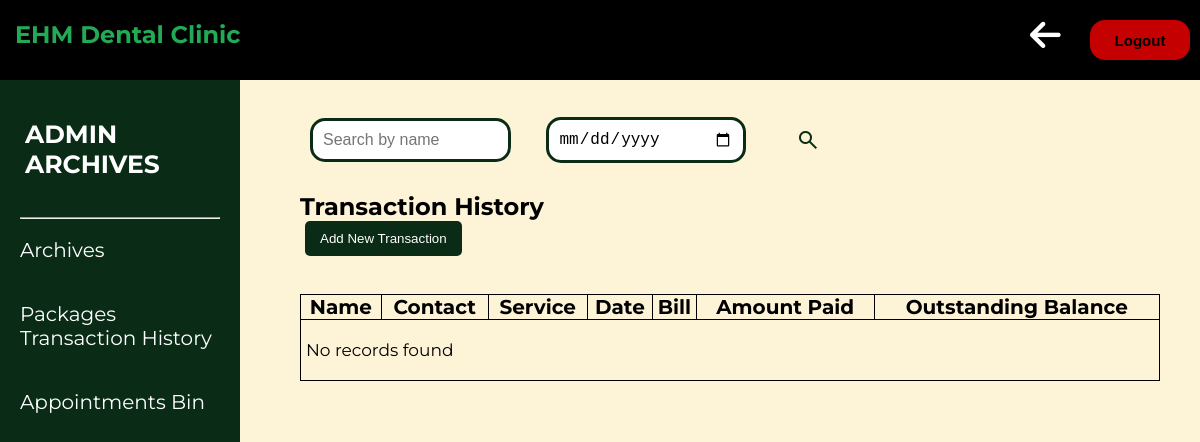
The page /ADMIN/transaction.php (signed in) on the database as committed earlier.
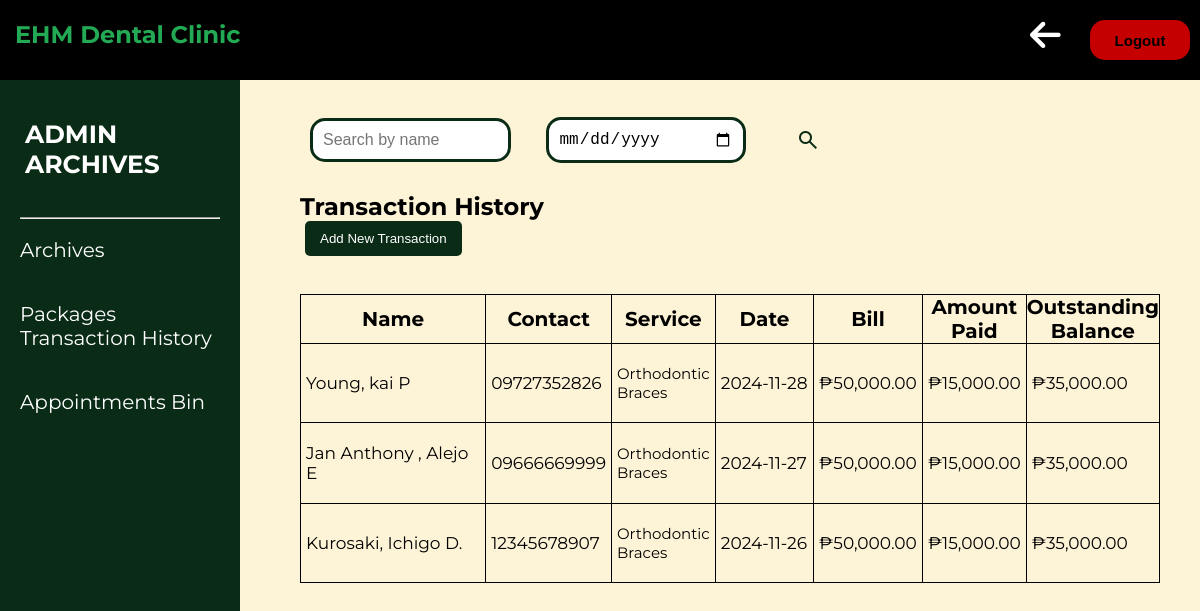
The same page on the database as committed later.
### tables this page shows
CREATE TABLE `tbl_transaction_history` (
  `id` int(11) NOT NULL,
  `name` int(255) NOT NULL,
  `contact` varchar(11) NOT NULL,
  `service_type` int(11) NOT NULL,
  `date` date DEFAULT NULL,
  `bill` decimal(10,2) NOT NULL,
  `paid` decimal(10,2) NOT NULL,
  `outstanding_balance` decimal(10,2) NOT NULL
);

CREATE TABLE `tbl_patient` (
  `id` int(11) NOT NULL,
  `first_name` varchar(30) NOT NULL,
  `middle_name` varchar(2) DEFAULT NULL,
  `last_name` varchar(20) NOT NULL
);

CREATE TABLE `tbl_service_type` (
  `id` int(11) NOT NULL,
  `service_type` varchar(50) NOT NULL,
  `price` decimal(10,2) NOT NULL
);

### ADMIN/transaction.php (the view, shortened to what this page needs)
<?php
include("../dbcon.php");
?>
<!DOCTYPE html>
<html lang="en">
<head>
    <link rel="stylesheet" href="ad.css">
    <link rel="stylesheet" href="https://cdnjs.cloudflare.com/ajax/libs/font-awesome/6.6.0/css/all.min.css"
 />
</head>
<body>
    <nav>
        <a href="../HOME_PAGE/Home_page.php">
            <div class="logo">
                <h1><span>EHM</span> Dental Clinic</h1>
            </div>
        </a>
        <form method="POST" class="s-buttons" action="../logout.php">
            <a href="admin_dashboard.php"><i class="fa fa-arrow-left trash"></i></a>
            <button type="submit" class="logout-button">Logout</button>
        </form>
    </nav>
    <div>
        <aside class="sidebar">
            <ul>
                <br>
                <a class="active" href="archives.php">
                    <h3>ADMIN<br>ARCHIVES</h3>
                </a>
                <br>
                <br>
                <hr>
                <br>
                <li><a href="appointments_archives.php">Archives</a></a></li>
                <li><a href="transaction.php">Packages Transaction History</a></a></li>
                <li><a href="bin.php">Appointments Bin</a></li>
            </ul>
        </aside>
    </div>
    <div class="top">
        <div class="content-box">
            <?php
            $resultsPerPage = 7;
            $currentPage = isset($_GET['page']) ? (int) $_GET['page'] : 1;
            $startRow = ($currentPage - 1) * $resultsPerPage;
            $filterName = isset($_GET['name']) ? $_GET['name'] : '';
            $filterDate = isset($_GET['date']) ? $_GET['date'] : '';
            $query = "SELECT a.*,
                         s.service_type AS service_name,
                         p.first_name, p.middle_name, p.last_name
                  FROM tbl_transaction_history a
                  JOIN tbl_service_type s ON a.service_type = s.id
                  JOIN tbl_patient p ON a.name = p.id
                  WHERE a.service_type ='9'";
            $query .= " LIMIT $resultsPerPage OFFSET $startRow";
            $result = mysqli_query($con, $query);
            ?><br><br><br>
<div class="managehead">
                <div class="f-search">
                    <form method="GET" action="" class="search-form">
                        <input type="text" name="name" placeholder="Search by name" value="<?php echo htmlspecialchars($filterName); ?>" />
                        <input type="date" name="date" value="<?php echo htmlspecialchars($filterDate); ?>" />
                        <button class="material-symbols-outlined" type="submit">search</button>
                    </form>
                </div>
            </div>
            <br>
            <h2>Transaction History</h2>
            <button id="openModalBtn" class="pagination-btn">Add New Transaction</button>
            <br>
            <br>
            <br>
            <table class="table table-bordered centered-table">
                <thead>
                    <tr>
                        <th>Name</th>
                        <th>Contact</th>
                        <th>Service</th>
                        <th>Date</th>
                        <th>Bill</th>
                        <th>Amount Paid</th>
                        <th>Outstanding Balance</th>
                    </tr>
                </thead>
                <tbody>
                    <?php
                    if (mysqli_num_rows($result) > 0) {
                        while ($row = mysqli_fetch_assoc($result)) {
                            $paid = "₱" . number_format($row['paid'], 2);
                            $bill = "₱" . number_format($row['bill'], 2);
                            $outstanding_balance = "₱" . number_format($row['outstanding_balance'], 2);
                            echo "<tr>
                            <td style='width:230px;'>{$row['last_name']}, {$row['first_name']} {$row['middle_name']}</td>
                            <td>{$row['contact']}</td>
                            <td style='font-size:15px;'>{$row['service_name']}</td>
                            <td style='width:110px;'>{$row['date']}</td>
                            <td>{$bill}</td>
                            <td>{$paid}</td>
                            <td>{$outstanding_balance}</td>
                        </tr>";
                        }
                    } else {
                        echo "<tr><td colspan='7'>No records found</td></tr>";
                    }
                    ?>
                </tbody>
            </table>
            <br><br>
        </div>
    </div>
</body>
</html>

Rows that differ between the two databases and show on the page:
added tbl_transaction_history: tbl_patient.last_name "Young", tbl_patient.first_name "kai", tbl_patient.middle_name "P", contact "09727352826", tbl_service_type.service_type "Orthodontic Braces", date "2024-11-28", bill "₱50,000.00", paid "₱15,000.00", outstanding_balance "₱35,000.00"
added tbl_transaction_history: tbl_patient.last_name "Jan Anthony", tbl_patient.first_name "Alejo", tbl_patient.middle_name "E", contact "09666669999", tbl_service_type.service_type "Orthodontic Braces", date "2024-11-27", bill "₱50,000.00", paid "₱15,000.00", outstanding_balance "₱35,000.00"
added tbl_transaction_history: tbl_patient.last_name "Kurosaki", tbl_patient.first_name "Ichigo", tbl_patient.middle_name "D.", contact "12345678907", tbl_service_type.service_type "Orthodontic Braces", date "2024-11-26", bill "₱50,000.00", paid "₱15,000.00", outstanding_balance "₱35,000.00"
Other text that changed with them:
text no longer shown: "No records found"
